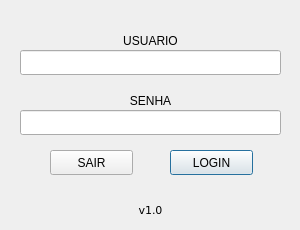
<?xml version="1.0" encoding="UTF-8"?>
<ui version="4.0">
 <class>LoginWindow</class>
 <widget class="QDialog" name="LoginWindow">
  <property name="geometry">
   <rect>
    <x>0</x>
    <y>0</y>
    <width>300</width>
    <height>230</height>
   </rect>
  </property>
  <property name="sizePolicy">
   <sizepolicy hsizetype="Fixed" vsizetype="Fixed">
    <horstretch>0</horstretch>
    <verstretch>0</verstretch>
   </sizepolicy>
  </property>
  <property name="minimumSize">
   <size>
    <width>300</width>
    <height>230</height>
   </size>
  </property>
  <property name="maximumSize">
   <size>
    <width>300</width>
    <height>230</height>
   </size>
  </property>
  <property name="windowTitle">
   <string>Login</string>
  </property>
  <widget class="QLineEdit" name="userLine">
   <property name="geometry">
    <rect>
     <x>20</x>
     <y>50</y>
     <width>261</width>
     <height>25</height>
    </rect>
   </property>
   <property name="maxLength">
    <number>20</number>
   </property>
   <property name="alignment">
    <set>Qt::AlignCenter</set>
   </property>
  </widget>
  <widget class="QLineEdit" name="passwdLine">
   <property name="geometry">
    <rect>
     <x>20</x>
     <y>110</y>
     <width>261</width>
     <height>25</height>
    </rect>
   </property>
   <property name="text">
    <string/>
   </property>
   <property name="maxLength">
    <number>20</number>
   </property>
   <property name="echoMode">
    <enum>QLineEdit::Password</enum>
   </property>
   <property name="alignment">
    <set>Qt::AlignCenter</set>
   </property>
  </widget>
  <widget class="QLabel" name="userLabel">
   <property name="geometry">
    <rect>
     <x>110</x>
     <y>30</y>
     <width>81</width>
     <height>21</height>
    </rect>
   </property>
   <property name="text">
    <string>USUARIO</string>
   </property>
   <property name="alignment">
    <set>Qt::AlignCenter</set>
   </property>
  </widget>
  <widget class="QLabel" name="passwdLabel">
   <property name="geometry">
    <rect>
     <x>110</x>
     <y>90</y>
     <width>81</width>
     <height>21</height>
    </rect>
   </property>
   <property name="text">
    <string>SENHA</string>
   </property>
   <property name="alignment">
    <set>Qt::AlignCenter</set>
   </property>
  </widget>
  <widget class="QLabel" name="versionLabel">
   <property name="geometry">
    <rect>
     <x>120</x>
     <y>200</y>
     <width>61</width>
     <height>20</height>
    </rect>
   </property>
   <property name="font">
    <font>
     <family>DejaVu Sans</family>
     <pointsize>8</pointsize>
    </font>
   </property>
   <property name="text">
    <string>v1.0</string>
   </property>
   <property name="alignment">
    <set>Qt::AlignCenter</set>
   </property>
  </widget>
  <widget class="QPushButton" name="loginButton">
   <property name="geometry">
    <rect>
     <x>170</x>
     <y>150</y>
     <width>83</width>
     <height>25</height>
    </rect>
   </property>
   <property name="text">
    <string>LOGIN</string>
   </property>
  </widget>
  <widget class="QPushButton" name="quitButton">
   <property name="geometry">
    <rect>
     <x>50</x>
     <y>150</y>
     <width>83</width>
     <height>25</height>
    </rect>
   </property>
   <property name="focusPolicy">
    <enum>Qt::NoFocus</enum>
   </property>
   <property name="text">
    <string>SAIR</string>
   </property>
  </widget>
 </widget>
 <resources/>
 <connections/>
</ui>
